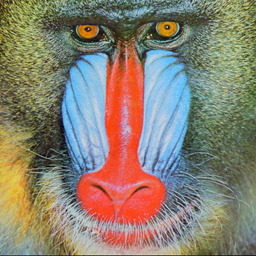
#> input picture Pratica_4/mandril.bmp, 256 x 256 px
$ python praticaIV.py
#> lines starting #> are read from the running program, lines starting #| are printed output that depends on the picture; long printed decimals are rounded
### Pratica_4/Cuif.py
import struct
import numpy as np
from PIL import Image
import ColorSpace
import RLE

'''
Esta classe suporta os métodos necessários a codificação e decodificação de imagens CUIF
nas versões definidas na aula Prática IV
'''

class Cuif:

    # Construtor que criar uma imagem CUIF na memória. Os parâmetros são a imagem, a versão CUIF e ids (matrículas dos alunos)
    def __init__(self,img,version,ids):

        # Implementação suporta apenas imagens RGB não compactadas como entrada, se for diferente, faz a conversão
        if (img.mode!='RGB'):
            print('Image is not RGB, and will be converted to RGB')
            img=img.convert('RGB')

        # Atributos são os elementos do cabeçalho CUIF
        self.version = version
        self.number_of_students = len(ids)
        self.ids = ids
        self.width = img.size[0]
        self.height = img.size[1]

        # file_stream contém o stream de bytes que será salvo em arquivo no formato CUIF
        # Esta parte monta o cabeçalho do arquivo CUIF
        self.file_stream= struct.pack('4sBB',
                               bytes("CUIF",'ascii'), # Assinatura do arquivo
                               version, # versão do CUIF adotada
                               self.number_of_students) # número de alunos
        self.file_stream= self.file_stream + struct.pack('<II',img.size[0],img.size[1])
        for i in range(self.number_of_students):
            self.file_stream= self.file_stream + struct.pack('<I',ids[i]) # grava matrículas

        # Na sequência, em file_stream são incluídos os dados da imagem, conforme a versão CUIF
        # os métodos abaixo retornam a imagem decodificada a partir da codificação fui utilizada
        if (version==1):
            self.image = self.generateCUIF1(img)  # Descompactado em formato RGB
        elif (version==2):
            self.image = self.generateCUIF2(img)
        elif (version==3):
             self.image = self.generateCUIF3(img)
        elif (version==4):
             self.image = self.generateCUIF4(img)
        else:
            raise ValueError('Invalid CUIF version')

    # Recebe a imagem e a codifica aem CUIF.1. Ou seja, armazenando primeiro os componentes R, depois G e finalmente B
    # Retorna a mesma imagem, pois não há alteração de dados.
    def generateCUIF1(self,img):
        imRGB = Image.Image.split(img)
        r = np.array(imRGB[0])
        g = np.array(imRGB[1])
        b = np.array(imRGB[2])
        self.file_stream +=struct.pack('%sB'%r.size,*r.flatten('F'))
        self.file_stream +=struct.pack('%sB'%g.size,*g.flatten('F'))
        self.file_stream +=struct.pack('%sB'%b.size,*b.flatten('F'))
        return img

     # Método que transforma raster CUIF.2 em Imagem
    def imgCUIF2(self,arrayr,gb):
      arrayg = gb&0xF0
      arrayb = (gb<<4)&0xFF
      r = Image.fromarray(arrayr.astype(np.uint8))
      g = Image.fromarray(arrayg.astype(np.uint8))
      b = Image.fromarray(arrayb.astype(np.uint8))
      return Image.merge('RGB', (r, g, b))


   # Recebe a imagem e a codifica em CUIF.1. Ou seja, armazenando primeiro os componentes R, depois G e finalmente B
    # Retorna a mesma imagem, pois não há alteração de dados.
    def generateCUIF2(self,img):
        imRGB = Image.Image.split(img)
        r = np.array(imRGB[0])
        g = np.array(imRGB[1])
        b = np.array(imRGB[2])
        gb = (b>>4) + (g&0xF0)
        self.file_stream +=struct.pack('%sB'%r.size,*r.flatten('F'))
        self.file_stream +=struct.pack('%sB'%gb.size,*gb.flatten('F'))
        return self.imgCUIF2(r,gb)


    # Recebe a imagem e a codifica em CUIF.3. Ou seja, armazenando primeiro os componentes y, depois cb e finalmente cr
    # Retorna a mesma imagem decodificada a partir dos componentes Y,Cb,Cr.
    def generateCUIF3(self,img):
        (Y,Cb,Cr) = ColorSpace.convertToYCbCr(img)
        self.file_stream +=struct.pack('%sB'%Y.size,*Y.flatten('F'))
        self.file_stream +=struct.pack('%sB'%Y.size,*Cb.flatten('F'))
        self.file_stream +=struct.pack('%sB'%Y.size,*Cr.flatten('F'))
        return ColorSpace.convertToRGB(Y,Cb,Cr)

    # Recebe a imagem e a codifica em CUIF.4. Ou seja, converte a imagem em Y,Cb,Cr e depois compacta com RLE
    # Retorna a imagem decodificada depois de descompactada RLE e convertida para RGB
    def generateCUIF4(self,img):
        (Y,Cb,Cr) = ColorSpace.convertToYCbCr(img)
        compressed = RLE.compress(Y,Cb,Cr)
        self.file_stream +=struct.pack('%sB'%len(compressed),*compressed)

        # Etapas para descompactar e codificar a imagem em RGB
        data = RLE.decompress(compressed)
        width = img.size[0]
        height = img.size[1]
        (Y,Cb,Cr) = ColorSpace.array2YCbCr(data,width,height)
        return ColorSpace.convertToRGB(Y,Cb,Cr)


    # Método estático que criar uma imagem CUIF na memória a partir de um arquivo CUIF
    # [107 lines left out: functions openCUIF, readCUIF1, readCUIF2, readCUIF3, readCUIF4, not called in this run]


    # Método que salva a imagem CUIF em arquivo
    def save(self,filename):
        f = open(filename, "wb")
        f.write(self.file_stream)
        f.close()

    # Método que mostra a imagem CUIF
    def show(self):
        self.image.show()


    # Método que imprime o cabeçalho CUIF
    def printHeader(self):
        print('Version: %s' % self.version)
        print('Number of Students: %s' % self.number_of_students)
        print('Students: %s' % self.ids)
        print('Width: %s' % self.width)
        print('Height: %s' % self.height)

    # Método que salva a imagem CUIF no formato BMP
    def saveBMP(self,filename):
        self.image.save(filename)

### Pratica_4/ColorSpace.py
import math
import numpy as np
from PIL import Image

#Implementação de alguns métodos de conversão de espaço de cores


# Converte um array com valores de y,cb,cr em 3 ndarrays (Y,Cb,Cr)
def array2YCbCr(data,width,height):
    Y = np.zeros([height,width], dtype=np.uint8)
    Cb = np.zeros([height,width], dtype=np.uint8)
    Cr = np.zeros([height,width], dtype=np.uint8)

    index=0
    for i in range(width):
        for j in range(height):
            Y[j][i] =  data[index]
            index+=1
    for i in range(width):
        for j in range(height):
            Cb[j][i] =data[index]
            index+=1
    for i in range(width):
        for j in range(height):
            Cr[j][i] =data[index]
            index+=1
    return (Y,Cb,Cr)


# Converte Matrizes Y,Cb,Cr em uma imagem RGB
def convertToRGB(Y,Cb,Cr):
    # baseado em https://www.w3.org/Graphics/JPEG/jfif3.pdf
    arrayr = np.trunc(Y.astype(int)+1.402*(Cr.astype(int)-128))
    arrayg = np.trunc(Y.astype(int)-0.34414*(Cb.astype(int)-128)-0.71414*(Cr.astype(int)-128))
    arrayb = np.trunc(Y.astype(int)+1.772*(Cb.astype(int)-128))
    arrayr[arrayr<0]=0
    arrayg[arrayg<0]=0
    arrayb[arrayb<0]=0
    r = Image.fromarray(arrayr.astype(np.uint8))
    g = Image.fromarray(arrayg.astype(np.uint8))
    b = Image.fromarray(arrayb.astype(np.uint8))
    return Image.merge('RGB', (r, g, b))


# Converte Imagem em três matrizes Y,Cb,Cr
def convertToYCbCr(img):
    # baseado em https://www.w3.org/Graphics/JPEG/jfif3.pdf
    imRGB = Image.Image.split(img)
    r = np.array(imRGB[0])
    g = np.array(imRGB[1])
    b = np.array(imRGB[2])
    Y = np.trunc(0.299*r+0.587*g+0.114*b).astype(np.uint8)
    Cb = np.trunc(128-0.1687*r-0.3313*g+0.5*b).astype(np.uint8)
    Cr = np.trunc(128+0.5*r-0.4187*g-0.0813*b).astype(np.uint8)
    Y[Y<0]=0
    Cb[Cb<0]=0
    Cr[Cr<0]=0
    return (Y,Cb,Cr)

### Pratica_4/RLE.py
import numpy as np

# Método que compacta matrizes Y, Cb e CR usando a codificação RLE apresentada na aula prática
def compress(Y,Cb,Cr):
    array = np.concatenate((Y.flatten('F'),Cb.flatten('F'),Cr.flatten('F')))
    data = np.right_shift(array,1)
    output =  []
    index = 0
    while (index<len(data)-1):
        repetitions = 1
        i=index+1
        while (i<len(data)):
            if (data[index]==data[i]):
                repetitions=repetitions+1
                i+=1
            else:
                break
        if (repetitions==1):
            output.append(data[index])
            index +=1
        else:
            # com repetição
            if (repetitions<128):
                output.append(repetitions  | (1<<7))
                output.append(data[index])
            else:
                # repetição acima da capacidade de 7bit faz divisão
                output.append(255) # bit mais significativo setado e 127 repetições
                output.append(data[index])
                tmprepetitions = repetitions-127
                while (tmprepetitions!=0):
                    if (tmprepetitions<=127):
                        output.append(tmprepetitions | (1<<7))
                        output.append( data[index])
                        tmprepetitions=0
                    else:
                        output.append( 255)
                        output.append( data[index])
                        tmprepetitions -=127
            index +=repetitions
    if (index<len(data)):
        output.append(data[index])

    return output

# Método que descompacta o dado compactado com a codificação RLE apresentada na aula prática
def decompress(data):
    output = []
    i=0
    while (i<len(data)):
        if (data[i]&128==0):
            output.append(data[i]<<1)
        else:
            # Flag de repetição setado
            repetitions = data[i]&127
            for j in range(repetitions):
                output.append(data[i+1]<<1)
            i+=1
        i+=1

    return output

### Pratica_4/praticaIV.py
'''
INE5431 Sistemas Multimidia
Prof. Roberto Willrich

Aula Pratica IV: Compressao de Entropia

'''

from PIL import Image
from Cuif import Cuif
import math
import os

def PSNR(original,decodificada,b):
    try:
        mse = MSE(original,decodificada)
        psnr = 10*math.log10(((2**b-1)**2)/mse)
        return psnr
    except ZeroDivisionError:
        return "Infinito"

def MSE(ori, dec):
    nsymbols = ori.width * ori.height * 3
    sum = 0
    for i in range(ori.width):
        for j in range(ori.height):
            ori_r, ori_g, ori_b = ori.getpixel((i, j))
            dec_r, dec_g, dec_b = dec.getpixel((i, j))
            sum +=  (ori_r-dec_r)*(ori_r-dec_r) \
                  + (ori_g-dec_g)*(ori_g-dec_g) \
                  + (ori_b-dec_b)*(ori_b-dec_b)
    return sum/nsymbols

def conversor(version, img, img_name):
    cuif1 = Cuif(img,version,matriculas)
    cuif1.printHeader()
    # cuif1.show()
    cuif1.save(f'imgs_{img_name}/{img_name}{version}.cuif')
    cuif1.saveBMP(f'imgs_{img_name}/{img_name}{version}.bmp')
    img1 = Image.open(f'imgs_{img_name}/{img_name}{version}.bmp')
    print(f"PSNR do {img_name} CUIF.{version}",PSNR(img,img1,8))


if __name__ == "__main__":

    # Cria as pastas de saída
    try:
        os.mkdir('imgs_teste')
    except FileExistsError:
        pass

    try:
        os.mkdir('imgs_mandril')
    except FileExistsError:
        pass

    img = Image.open('mandril.bmp')
#> img is the input picture: PIL image 256x256 RGB; mean R, G, B 137.4, 128.9, 113.1
    img_teste = Image.open('teste.bmp')
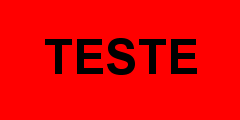
#> input picture Pratica_4/teste.bmp, 240 x 120 px
#> img_teste is the input picture: PIL image 240x120 RGB; mean R, G, B 233.3, 0, 0

    # Indique a matricula dos alunos do grupo na lista abaixo
    matriculas = [22102191, 22100619, 22100620]

    # Geracao do arquivo Cuif.1, converte o arquivo Cuif.1 em BMP, e calcula o PSNR
    conversor(1, img, 'mandril')
#> in generateCUIF1, `b = np.array(imRGB[2])`:
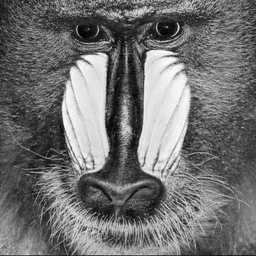
#> b: shape (256, 256); min 0, max 255, mean 113.1
#| Width: 256
#| Height: 256
#> after the loop in MSE, `for i in range(ori.width):`: sum = 0
#| PSNR do mandril CUIF.1 Infinito
    conversor(1, img_teste, 'teste')
#> in generateCUIF1 (call 2), `r = np.array(imRGB[0])`:
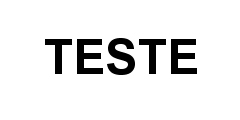
#> r: shape (120, 240); min 0, max 255, mean 233.3
#> in generateCUIF1 (call 2), `g = np.array(imRGB[1])`: g: shape (120, 240); every value is 0
#| Width: 240
#| Height: 120
#| PSNR do teste CUIF.1 Infinito
    print()

    # Geracao do arquivo Cuif.2, converte o arquivo Cuif.2 em BMP, e calcula o PSNR
    conversor(2, img, 'mandril')
#| Width: 256
#| Height: 256
#| PSNR do mandril CUIF.2 31.002
    conversor(2, img_teste, 'teste')
#| Width: 240
#| Height: 120
#| PSNR do teste CUIF.2 Infinito
    print()

    # Geracao do arquivo Cuif.3, converte o arquivo Cuif.3 em BMP, e calcula o PSNR
    conversor(3, img, 'mandril')
#> in convertToYCbCr, `Cr = np.trunc(128+0.5*r-0.4187*g-0.0813*b).astype(np.uint8)`:
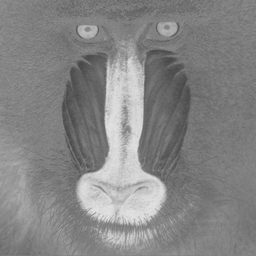
#> Cr: shape (256, 256); min 70, max 227, mean 133
#> in convertToRGB, `arrayb[arrayb<0]=0`: arrayb: shape (256, 256) float64; min 0, max 254, mean 111.3
#| Width: 256
#| Height: 256
#| PSNR do mandril CUIF.3 44.118
    conversor(3, img_teste, 'teste')
#> in convertToYCbCr (call 2), `Cb = np.trunc(128-0.1687*r-0.3313*g+0.5*b).astype(np.uint8)`:
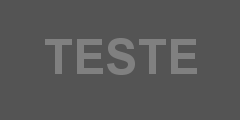
#> Cb: shape (120, 240); min 84, max 128, mean 87.8
#> in convertToRGB (call 2), `arrayg = np.trunc(Y.astype(int)-0.34414*(Cb.astype(int)-128)-0.71414*(..`: arrayg: shape (120, 240) float64; every value is 0
#> in convertToRGB (call 2), `arrayb = np.trunc(Y.astype(int)+1.772*(Cb.astype(int)-128))`:
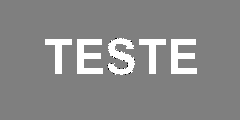
#> arrayb: shape (120, 240) float64; min -2, max 0, mean -0.917; drawn with min black and max white
#> in convertToRGB (call 2), `arrayb[arrayb<0]=0`: arrayb: shape (120, 240) float64; every value is 0
#| Width: 240
#| Height: 120
#| PSNR do teste CUIF.3 53.247
    print()

    # Geracao do arquivo Cuif.4, converte o arquivo Cuif.4 em BMP, e calcula o PSNR
    conversor(4, img, 'mandril')
#> the loop in compress, `while (index<len(data)-1):` made 171273 passes
#> index on passes 1 to 12: 1, 3, 4, 5, 7, 8, 9, 10, 11, 12, 13, 14
#> after the loop in compress, `while (index<len(data)-1):`: index = 196608; output = 192103 items
#> the loop in decompress, `while (i<len(data)):` made 171273 passes
#> i on passes 1 to 12: 1, 3, 4, 5, 7, 8, 9, 10, 11, 12, 13, 14
#> after the loop in decompress, `while (i<len(data)):`: i = 192103; output = 196608 items
#> after the loop in array2YCbCr, `for i in range(width):`: index = 65536
#> after the loop in array2YCbCr, `for i in range(width):`: index = 131072
#> after the loop in array2YCbCr, `for i in range(width):`: index = 196608
#> in convertToRGB (call 3), `arrayb[arrayb<0]=0`: arrayb: shape (256, 256) float64; min 0, max 253, mean 109.9
#| Width: 256
#| Height: 256
#| PSNR do mandril CUIF.4 39.447
    conversor(4, img_teste, 'teste')
#> the loop in compress (call 2), `while (index<len(data)-1):` made 1959 passes
#> index on passes 1, 55: 5439, 9279
#> index on passes 2 to 7: 5445, 5559, 5565, 5679, 5685, 5799
#> in convertToRGB (call 4), `arrayb = np.trunc(Y.astype(int)+1.772*(Cb.astype(int)-128))`:
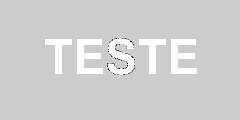
#> arrayb: shape (120, 240) float64; min -5, max 0, mean -0.926; drawn with min black and max white
#| Width: 240
#| Height: 120
#| PSNR do teste CUIF.4 43.281
    print()

    size_mandril = os.path.getsize("mandril.bmp")
    print("Mandril")
    for i in range(1,5):
        size_mandril_dec = os.path.getsize(f"imgs_mandril/mandril{i}.cuif")
        print(f"Comp {i} = {size_mandril/size_mandril_dec:.5f}")

    size_teste = os.path.getsize("teste.bmp")
    print("\nTeste")
    for i in range(1,5):
        size_teste_dec = os.path.getsize(f"imgs_teste/teste{i}.cuif")
        print(f"Comp {i} = {size_teste/size_teste_dec:.5f}")


    print("THE END")
